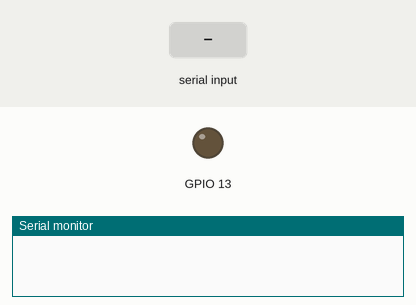
A sketch run on a simulated ESP32. On the bench: output pins drawn as LEDs (lit = HIGH), the last lines printed to the serial monitor. The inputs (shaded band) are chosen by the test bench. Nothing arrives over Bluetooth unless stated.

Above: at 1.2 s.
1.3 s: "a" received over the second serial link
At 3.5 s:
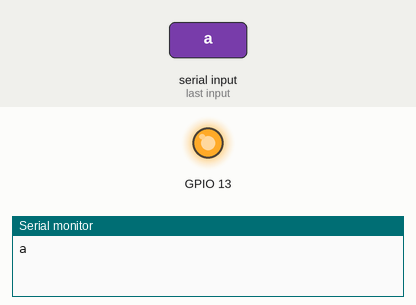
3.8 s: "1" received over the second serial link
Timing chart, 0 to 6.8 s (numbered marks = the images above; inputs shaded):
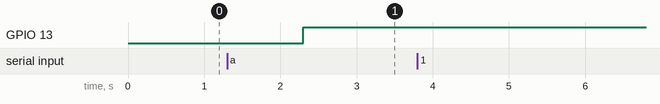

The sketch:

wk11_1.ino
```cpp
#include <BluetoothSerial.h>
BluetoothSerial BT;
void setup() {
  // put your setup code here, to run once:
  Serial.begin(115200);
  BT.begin("TestEsp32");//請改名
  pinMode(13,OUTPUT);
}
bool led=false;
void loop() {
  // put your main code here, to run repeatedly:
  while (BT.available()) {
    //讀取藍芽資料
    String BTdata=BT.readString();
    //顯示在序列視窗
    Serial.println(BTdata);
    if(BTdata=="a"){
      led=!led;
    }
    digitalWrite(13, led?HIGH:LOW);
  }
  delay(1);
}
```

Measured:
- after the input at 1.3 s, GPIO 13: LOW → HIGH after 1.0 s
